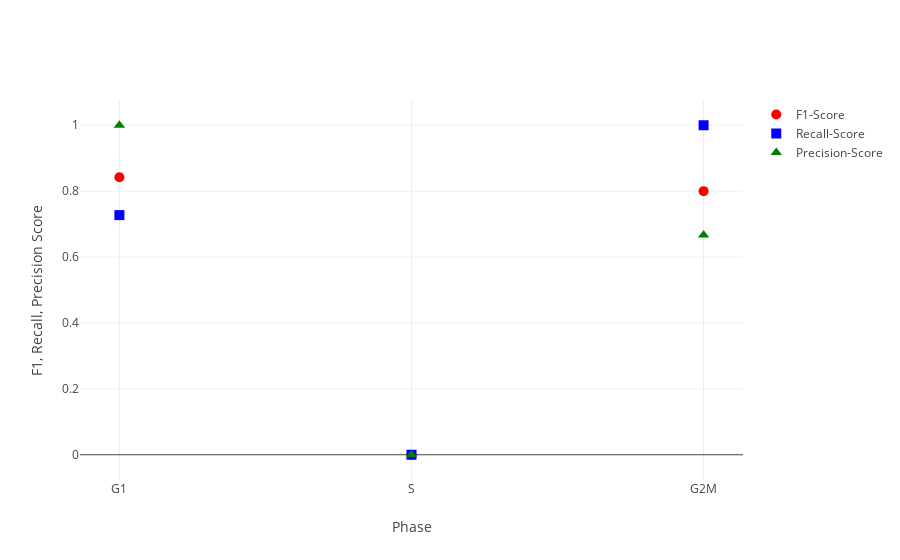

Notebook source saved alongside this figure:
### Code cell
GSE71456_labels = ['G1', 'G1','G1','G1','G2M', 'G2M','G1','G1','G1', 'G1','G1','G1','G1']
GSE71456_evaluation = helper.evaluate_prediction(GSE71456_prediction_table, GSE71456_labels)
iplot(helper.plot_evaluation(*GSE71456_evaluation, xaxis=["G1","S","G2M"], xaxislbl="Phase"))

### Figure 1 — Plotly figure (JSON) as saved in the notebook; plotly's stock layout.template omitted (floating-point values rounded to 4 significant figures)
{"data": [{"marker": {"color": "red", "size": 10, "symbol": "circle"}, "mode": "markers", "name": "F1-Score", "type": "scatter", "x": ["G1", "S", "G2M"], "y": [0.8421, 0, 0.8]}, {"marker": {"color": "blue", "size": 10, "symbol": "square"}, "mode": "markers", "name": "Recall-Score", "type": "scatter", "x": ["G1", "S", "G2M"], "y": [0.7273, 0, 1]}, {"marker": {"color": "green", "size": 10, "symbol": "triangle-up"}, "mode": "markers", "name": "Precision-Score", "type": "scatter", "x": ["G1", "S", "G2M"], "y": [1, 0, 0.6667]}], "layout": {"title": "", "xaxis": {"title": "Phase"}, "yaxis": {"title": "F1, Recall, Precision Score"}}}
